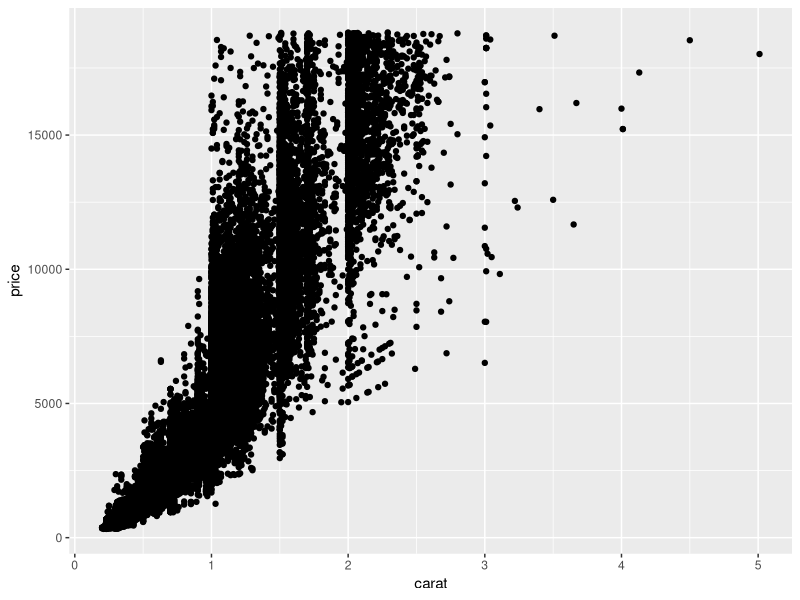
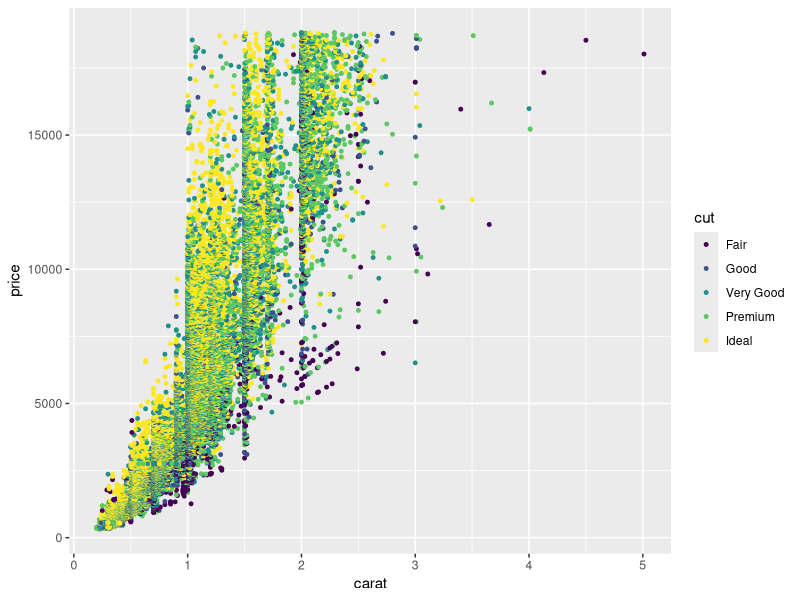

Here is the R script that generated these plots, in order:
## ---- chunk 1
library(tidyverse)
# knitr options
knitr::opts_chunk$set(echo = TRUE)
## ---- chunk 2
ls(diamonds)
## ---- chunk 3
## TODO: Complete this code
ggplot(diamonds) +
  geom_point(mapping = aes(x = carat, y = price))
## ---- chunk 4
## TODO: Complete this code
ggplot(diamonds) + 
  geom_point(mapping = aes(x = carat, y = price, color = cut), size = 1)
